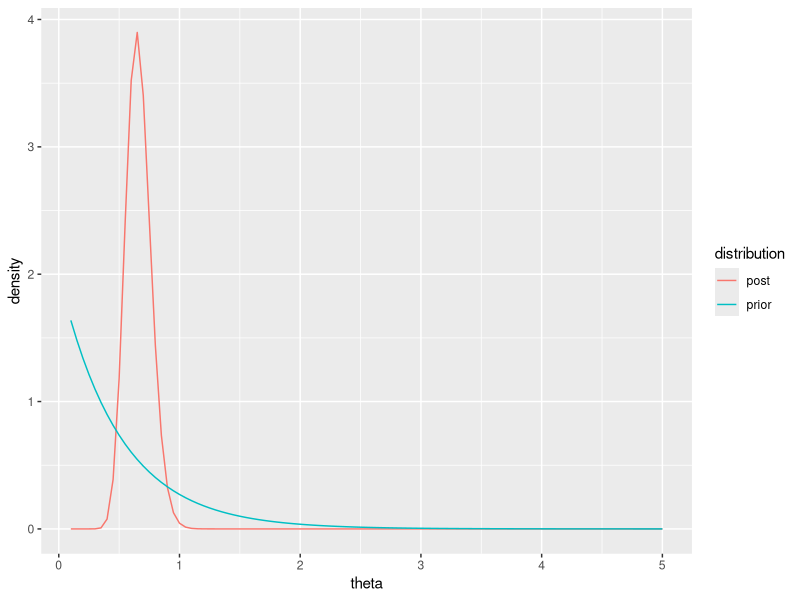
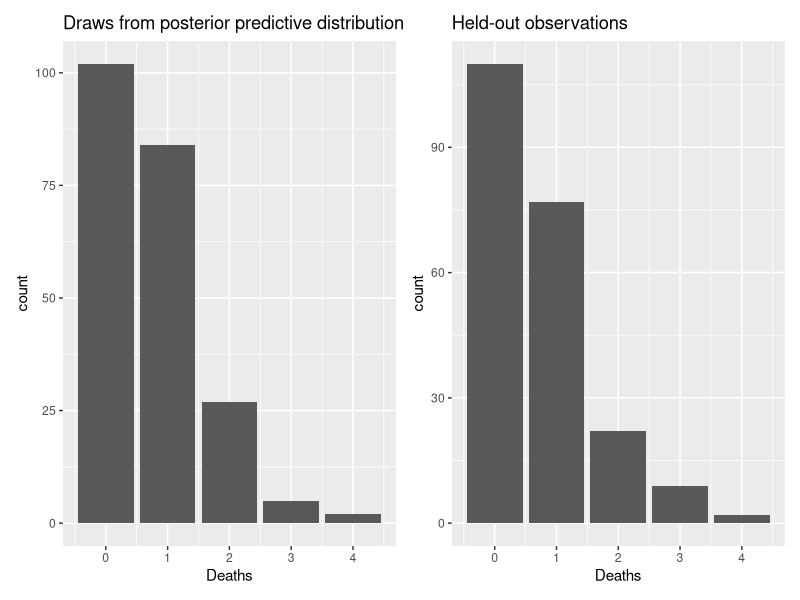

Generate these figures, in order, with R:
## ---- chunk 1
library(tidyverse)
library(patchwork)
prussian1 <- read_csv("../handouts/prussianHorses1.csv")
prussian2 <- read_csv("../handouts/prussianHorses2.csv")
## ---- chunk 2
a <- 1
b <- 2
qgamma(0.95, a,b)
y <- prussian1$deaths
n <- length(prussian1$deaths)
theta_seq <- seq(0.1, 5, 0.05)
prior <- dgamma(theta_seq, a, b)
a_post <- a + sum(y)
b_post <- b + n
post <- dgamma(theta_seq, a_post, b_post)
bayes_df <- data.frame(theta = theta_seq, prior = prior, post = post) |>
  pivot_longer(cols= 2:3, names_to = "distribution", values_to = "density")
bayes_df |>
  ggplot(aes(x = theta, y = density, col = distribution)) + 
  geom_line()
post_prob <-pgamma(0.5, a_post, b_post)
## ---- chunk 3
set.seed(2)
y_new <- rnbinom(220, size = a_post, prob = (b_post)/(b_post + 1))
p1 <- data.frame(y_new) |>
  ggplot(aes(x = y_new)) + 
  geom_bar() +
  labs(x = "Deaths", title = "Draws from posterior predictive distribution")

p2 <- prussian2 |>
  ggplot(aes(x = deaths)) +
  geom_bar() +
  labs(x = "Deaths", title = "Held-out observations")

p1 + p2

